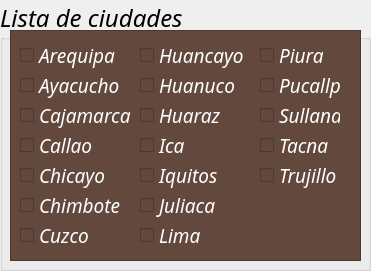
    <widget class="QGroupBox" name="groupBox_3">
     <property name="geometry">
      <rect>
       <x>20</x>
       <y>310</y>
       <width>371</width>
       <height>271</height>
      </rect>
     </property>
     <property name="font">
      <font>
       <family>High Tower Text</family>
       <pointsize>18</pointsize>
       <italic>true</italic>
      </font>
     </property>
     <property name="title">
      <string>Lista de ciudades</string>
     </property>
     <widget class="QTableWidget" name="tableWidget">
      <property name="geometry">
       <rect>
        <x>10</x>
        <y>30</y>
        <width>351</width>
        <height>231</height>
       </rect>
      </property>
      <property name="font">
       <font>
        <family>Gabriola</family>
        <pointsize>20</pointsize>
        <italic>false</italic>
       </font>
      </property>
      <property name="styleSheet">
       <string notr="true">background-color: rgb(99, 72, 62);
</string>
      </property>
     </widget>
     <widget class="QCheckBox" name="checkBox_5">
      <property name="geometry">
       <rect>
        <x>20</x>
        <y>70</y>
        <width>111</width>
        <height>31</height>
       </rect>
      </property>
      <property name="font">
       <font>
        <family>High Tower Text</family>
        <pointsize>14</pointsize>
        <italic>true</italic>
       </font>
      </property>
      <property name="styleSheet">
       <string notr="true">background-color: rgb(99, 72, 62);
color: rgb(255, 255, 255);</string>
      </property>
      <property name="text">
       <string>Ayacucho</string>
      </property>
     </widget>
     <widget class="QCheckBox" name="checkBox_11">
      <property name="geometry">
       <rect>
        <x>140</x>
        <y>100</y>
        <width>111</width>
        <height>31</height>
       </rect>
      </property>
      <property name="font">
       <font>
        <family>High Tower Text</family>
        <pointsize>14</pointsize>
        <italic>true</italic>
       </font>
      </property>
      <property name="styleSheet">
       <string notr="true">background-color: rgb(99, 72, 62);
color: rgb(255, 255, 255);</string>
      </property>
      <property name="text">
       <string>Huaraz</string>
      </property>
     </widget>
     <widget class="QCheckBox" name="checkBox_9">
      <property name="geometry">
       <rect>
        <x>140</x>
        <y>40</y>
        <width>111</width>
        <height>31</height>
       </rect>
      </property>
      <property name="font">
       <font>
        <family>High Tower Text</family>
        <pointsize>14</pointsize>
        <italic>true</italic>
       </font>
      </property>
      <property name="styleSheet">
       <string notr="true">background-color: rgb(99, 72, 62);
color: rgb(255, 255, 255);</string>
      </property>
      <property name="text">
       <string>Huancayo</string>
      </property>
     </widget>
     <widget class="QCheckBox" name="checkBox_4">
      <property name="geometry">
       <rect>
        <x>20</x>
        <y>100</y>
        <width>111</width>
        <height>31</height>
       </rect>
      </property>
      <property name="font">
       <font>
        <family>High Tower Text</family>
        <pointsize>14</pointsize>
        <italic>true</italic>
       </font>
      </property>
      <property name="styleSheet">
       <string notr="true">background-color: rgb(99, 72, 62);
color: rgb(255, 255, 255);</string>
      </property>
      <property name="text">
       <string>Cajamarca</string>
      </property>
     </widget>
     <widget class="QCheckBox" name="checkBox">
      <property name="geometry">
       <rect>
        <x>20</x>
        <y>40</y>
        <width>111</width>
        <height>31</height>
       </rect>
      </property>
      <property name="font">
       <font>
        <family>High Tower Text</family>
        <pointsize>14</pointsize>
        <italic>true</italic>
       </font>
      </property>
      <property name="styleSheet">
       <string notr="true">background-color: rgb(99, 72, 62);
color: rgb(255, 255, 255);</string>
      </property>
      <property name="text">
       <string>Arequipa</string>
      </property>
     </widget>
     <widget class="QCheckBox" name="checkBox_8">
      <property name="geometry">
       <rect>
        <x>20</x>
        <y>220</y>
        <width>111</width>
        <height>31</height>
       </rect>
      </property>
      <property name="font">
       <font>
        <family>High Tower Text</family>
        <pointsize>14</pointsize>
        <italic>true</italic>
       </font>
      </property>
      <property name="styleSheet">
       <string notr="true">background-color: rgb(99, 72, 62);
color: rgb(255, 255, 255);</string>
      </property>
      <property name="text">
       <string>Cuzco</string>
      </property>
     </widget>
     <widget class="QCheckBox" name="checkBox_6">
      <property name="geometry">
       <rect>
        <x>20</x>
        <y>190</y>
        <width>111</width>
        <height>31</height>
       </rect>
      </property>
      <property name="font">
       <font>
        <family>High Tower Text</family>
        <pointsize>14</pointsize>
        <italic>true</italic>
       </font>
      </property>
      <property name="styleSheet">
       <string notr="true">background-color: rgb(99, 72, 62);
color: rgb(255, 255, 255);</string>
      </property>
      <property name="text">
       <string>Chimbote</string>
      </property>
     </widget>
     <widget class="QCheckBox" name="checkBox_10">
      <property name="geometry">
       <rect>
        <x>140</x>
        <y>70</y>
        <width>111</width>
        <height>31</height>
       </rect>
      </property>
      <property name="font">
       <font>
        <family>High Tower Text</family>
        <pointsize>14</pointsize>
        <italic>true</italic>
       </font>
      </property>
      <property name="styleSheet">
       <string notr="true">background-color: rgb(99, 72, 62);
color: rgb(255, 255, 255);</string>
      </property>
      <property name="text">
       <string>Huanuco</string>
      </property>
     </widget>
     <widget class="QCheckBox" name="checkBox_2">
      <property name="geometry">
       <rect>
        <x>20</x>
        <y>160</y>
        <width>91</width>
        <height>31</height>
       </rect>
      </property>
      <property name="font">
       <font>
        <family>High Tower Text</family>
        <pointsize>14</pointsize>
        <italic>true</italic>
       </font>
      </property>
      <property name="styleSheet">
       <string notr="true">background-color: rgb(99, 72, 62);
color: rgb(255, 255, 255);</string>
      </property>
      <property name="text">
       <string>Chicayo</string>
      </property>
     </widget>
     <widget class="QCheckBox" name="checkBox_3">
      <property name="geometry">
       <rect>
        <x>20</x>
        <y>130</y>
        <width>81</width>
        <height>31</height>
       </rect>
      </property>
      <property name="font">
       <font>
        <family>High Tower Text</family>
        <pointsize>14</pointsize>
        <italic>true</italic>
       </font>
      </property>
      <property name="styleSheet">
       <string notr="true">background-color: rgb(99, 72, 62);
color: rgb(255, 255, 255);</string>
      </property>
      <property name="text">
       <string>Callao</string>
      </property>
     </widget>
     <widget class="QCheckBox" name="checkBox_12">
      <property name="geometry">
       <rect>
        <x>140</x>
        <y>130</y>
        <width>111</width>
        <height>31</height>
       </rect>
      </property>
      <property name="font">
       <font>
        <family>High Tower Text</family>
        <pointsize>14</pointsize>
        <italic>true</italic>
       </font>
      </property>
      <property name="styleSheet">
       <string notr="true">background-color: rgb(99, 72, 62);
color: rgb(255, 255, 255);</string>
      </property>
      <property name="text">
       <string>Ica</string>
      </property>
     </widget>
     <widget class="QCheckBox" name="checkBox_13">
      <property name="geometry">
       <rect>
        <x>140</x>
        <y>220</y>
        <width>111</width>
        <height>31</height>
       </rect>
      </property>
      <property name="font">
       <font>
        <family>High Tower Text</family>
        <pointsize>14</pointsize>
        <italic>true</italic>
       </font>
      </property>
      <property name="styleSheet">
       <string notr="true">background-color: rgb(99, 72, 62);
color: rgb(255, 255, 255);</string>
      </property>
      <property name="text">
       <string>Lima</string>
      </property>
     </widget>
     <widget class="QCheckBox" name="checkBox_14">
      <property name="geometry">
       <rect>
        <x>140</x>
        <y>160</y>
        <width>111</width>
        <height>31</height>
       </rect>
      </property>
      <property name="font">
       <font>
        <family>High Tower Text</family>
        <pointsize>14</pointsize>
        <italic>true</italic>
       </font>
      </property>
      <property name="styleSheet">
       <string notr="true">background-color: rgb(99, 72, 62);
color: rgb(255, 255, 255);</string>
      </property>
      <property name="text">
       <string>Iquitos</string>
      </property>
     </widget>
     <widget class="QCheckBox" name="checkBox_15">
      <property name="geometry">
       <rect>
        <x>140</x>
        <y>190</y>
        <width>111</width>
        <height>31</height>
       </rect>
      </property>
      <property name="font">
       <font>
        <family>High Tower Text</family>
        <pointsize>14</pointsize>
        <italic>true</italic>
       </font>
      </property>
      <property name="styleSheet">
       <string notr="true">background-color: rgb(99, 72, 62);
color: rgb(255, 255, 255);</string>
      </property>
      <property name="text">
       <string>Juliaca</string>
      </property>
     </widget>
     <widget class="QCheckBox" name="checkBox_16">
      <property name="geometry">
       <rect>
        <x>260</x>
        <y>100</y>
        <width>81</width>
        <height>31</height>
       </rect>
      </property>
      <property name="font">
       <font>
        <family>High Tower Text</family>
        <pointsize>14</pointsize>
        <italic>true</italic>
       </font>
      </property>
      <property name="styleSheet">
       <string notr="true">background-color: rgb(99, 72, 62);
color: rgb(255, 255, 255);</string>
      </property>
      <property name="text">
       <string>Sullana</string>
      </property>
     </widget>
     <widget class="QCheckBox" name="checkBox_18">
      <property name="geometry">
       <rect>
        <x>260</x>
        <y>70</y>
        <width>81</width>
        <height>31</height>
       </rect>
      </property>
      <property name="font">
       <font>
        <family>High Tower Text</family>
        <pointsize>14</pointsize>
        <italic>true</italic>
       </font>
      </property>
      <property name="styleSheet">
       <string notr="true">background-color: rgb(99, 72, 62);
color: rgb(255, 255, 255);</string>
      </property>
      <property name="text">
       <string>Pucallpa</string>
      </property>
     </widget>
     <widget class="QCheckBox" name="checkBox_19">
      <property name="geometry">
       <rect>
        <x>260</x>
        <y>40</y>
        <width>71</width>
        <height>31</height>
       </rect>
      </property>
      <property name="font">
       <font>
        <family>High Tower Text</family>
        <pointsize>14</pointsize>
        <italic>true</italic>
       </font>
      </property>
      <property name="styleSheet">
       <string notr="true">background-color: rgb(99, 72, 62);
color: rgb(255, 255, 255);</string>
      </property>
      <property name="text">
       <string>Piura</string>
      </property>
     </widget>
     <widget class="QCheckBox" name="checkBox_20">
      <property name="geometry">
       <rect>
        <x>260</x>
        <y>130</y>
        <width>71</width>
        <height>31</height>
       </rect>
      </property>
      <property name="font">
       <font>
        <family>High Tower Text</family>
        <pointsize>14</pointsize>
        <italic>true</italic>
       </font>
      </property>
      <property name="styleSheet">
       <string notr="true">background-color: rgb(99, 72, 62);
color: rgb(255, 255, 255);</string>
      </property>
      <property name="text">
       <string>Tacna</string>
      </property>
     </widget>
     <widget class="QCheckBox" name="checkBox_21">
      <property name="geometry">
       <rect>
        <x>260</x>
        <y>160</y>
        <width>81</width>
        <height>31</height>
       </rect>
      </property>
      <property name="font">
       <font>
        <family>High Tower Text</family>
        <pointsize>14</pointsize>
        <italic>true</italic>
       </font>
      </property>
      <property name="styleSheet">
       <string notr="true">background-color: rgb(99, 72, 62);
color: rgb(255, 255, 255);</string>
      </property>
      <property name="text">
       <string>Trujillo</string>
      </property>
     </widget>
    </widget>
